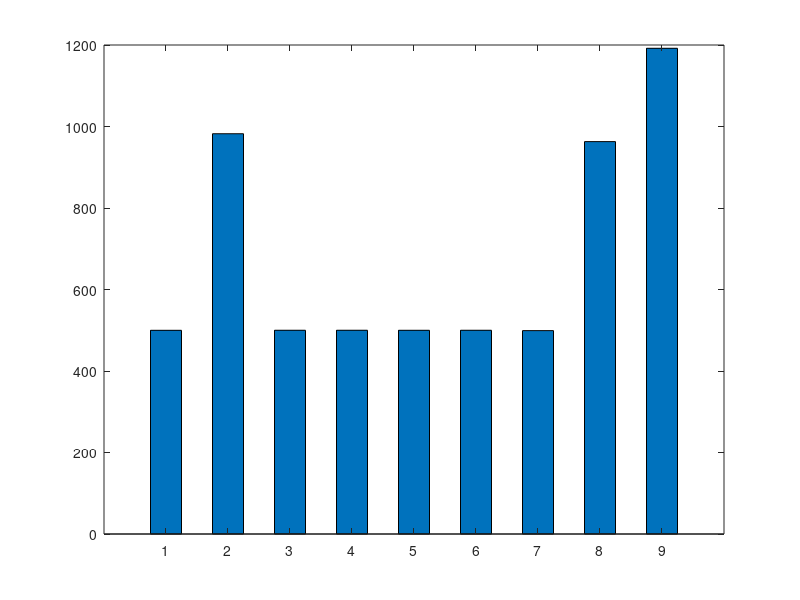

Source code (MATLAB): (Note: this script raises an error after producing the figure.)
clc;
clear;
close all;
addpath(genpath(pwd));
rng(1993); % For repeatable results

%% BER
FreeCollision_B = [0.000204545454545455,0.000337121212121212];
FreeCollision_Q = [0.0167424242424242,0.0117424242424242,0.0159848484848485,0.0264393939393939];

ConcurScatter_B = [0,0.00357142857142857];
ConcurScatter_Q = [0.0187500000000000,0.0553571428571429];
ConcurScatter_8 = [0.169642857142857,0.241071428571429];


ParaFi_basic = [0.000150000000000000,0.000183035714285714];
ParaFi_enhanced = [5.00000000000000e-05,1.60714285714286e-05];

	

MultiRider = [0,8.92857142857143e-07];
Mecha = [1.60714285714286e-05,2.23214285714286e-05];


%% TP
k1 = 250;
k2 = 500;
k3 = 750;
TP_FreeCollision_B = (2-2*mean(FreeCollision_B)).*k1;
TP_FreeCollision_Q = (2-2*mean(FreeCollision_Q)).*k2;
TP_ParaFi_basic = (2-2*mean(ParaFi_basic)).*k1;
TP_ParaFi_enhanced = (2-2*mean(ParaFi_enhanced)).*k1;
TP_Mecha = (2-2*mean(Mecha)).*k1;
TP_MultiRider = (2-2*mean(MultiRider)).*k1;
TP_ConcurScatter_B = (2-2*mean(ConcurScatter_B)).*k1;
TP_ConcurScatter_Q = (2-2*mean(ConcurScatter_Q)).*k2;
TP_ConcurScatter_8 = (2-2*mean(ConcurScatter_8)).*k3;

vals_BER = [mean(FreeCollision_B),mean(FreeCollision_Q),mean(Mecha),mean(MultiRider),mean(ParaFi_basic),mean(ParaFi_enhanced),mean(ConcurScatter_B),mean(ConcurScatter_Q),mean(ConcurScatter_8)];

vals_TP = [TP_FreeCollision_B,TP_FreeCollision_Q,TP_Mecha,TP_MultiRider,TP_ParaFi_basic,TP_ParaFi_enhanced,TP_ConcurScatter_B,TP_ConcurScatter_Q,TP_ConcurScatter_8];


vals_BER(vals_BER == 0) = 1e-6;

colors = {[69/255 123/255 157/255],[202/255 55/255 83/255],[128/255 128/255 128/255],[153 153 204]./255,[132/255 165/255 157/255],[229,152,155]/255,[247,237,226]/255,[246,189,96]/255};
lineStyles = {'-','--','-.',':'};
lineMarker = {'square','o','^','pentagram','diamond','*','h','o','+','x'};
markersize = 8;
linewidth = 1.5;

x = 1:1:9;

%% Plot throughput
%%%** plot BER **%%%
figure(2)
set(gcf,'unit','centimeters','position',[3 5 40 10]);  
b2 = bar(x,vals_TP,0.5);
b2(1).FaceColor = [69/255 123/255 157/255];
ax2 = gca;
ax2.FontSize = 10;
ax2.FontName = 'Times New Roman';
ax2.XTickLabel = {'FreeCollision-BPSK','FreeCollision-QPSK','Mecha','MultiRider','ParaFi-Basic','ParaFi-Enhanced','ConcurScatter-BPSK','ConcurScatter-QPSK','ConcurScatter-8PSK'};
ax2.YLim = [200 1250];
grid on
ylabel('Throughput (Kbps)','FontSize',12,'FontName','Times New Roman');
xlabel('Configurations','FontSize',12,'FontName','Times New Roman');
set(gcf,'PaperType','a4');
set(gcf,'PaperOrientation','landscape');
print(gcf,'TP.pdf','-dpdf','-bestfit');
